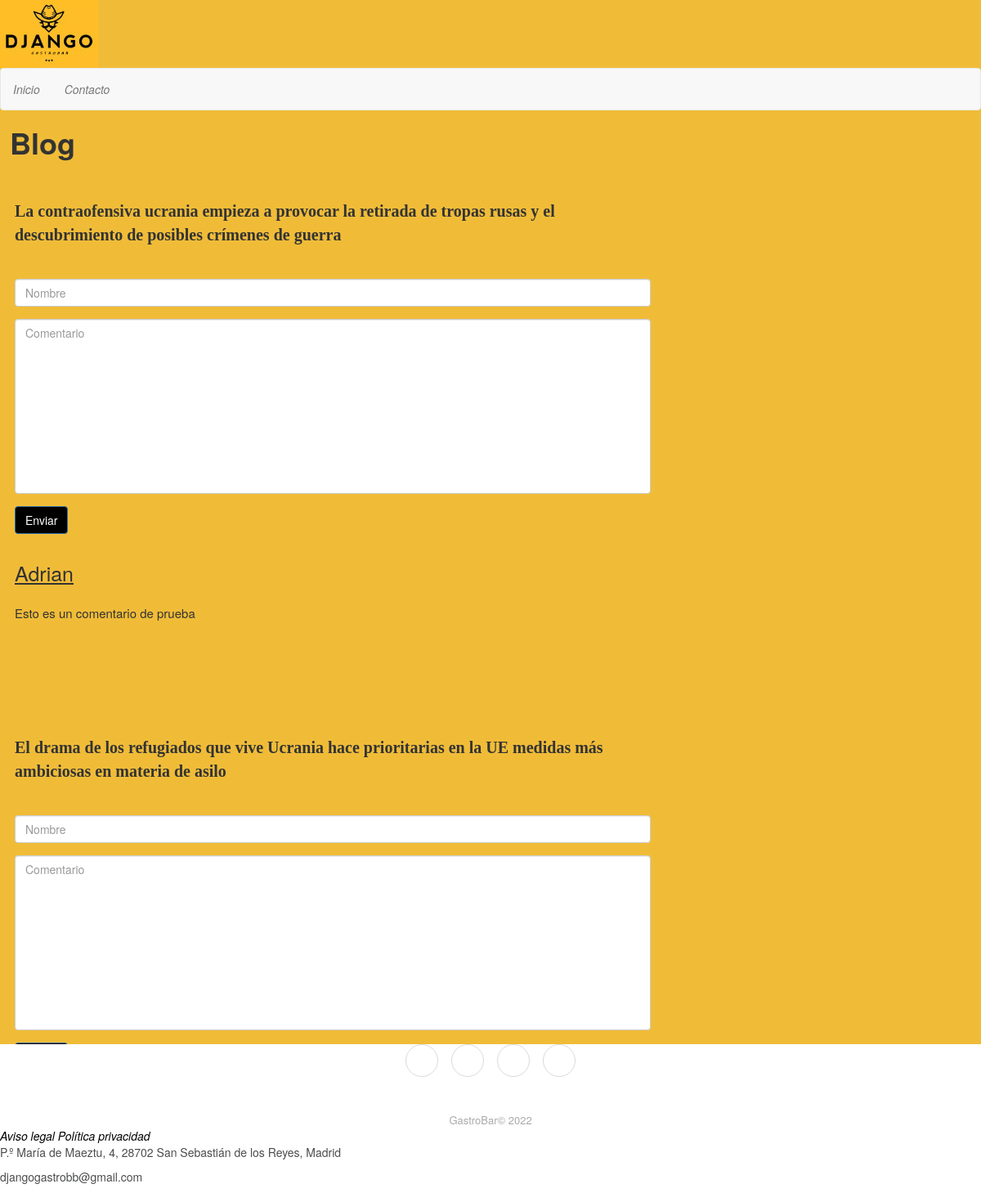
Page /gastroblog/ on the committed database.
### gastroblog/models.py (models this page shows)
class Article(models.Model):
    content = models.TextField(null = False, default = None)

class Comments(models.Model):
    article = models.ForeignKey(Article, on_delete=models.CASCADE, null = False, default = None)
    user = models.CharField(max_length = 20, null = False, default = None)
    comment = models.TextField(null = False, default = None)

### gastroblog/views.py (the view, shortened to what this page needs)
# urls.py: 2. Add a URL to urlpatterns:  path('blog/', include('blog.urls'))
def blog(request):
    form = CommentsForm()
    articles = Article.objects.all()
    comments = Comments.objects.all()
    context = {
        'form' : form,
        'articles' : articles,
        'comments' : comments
    }
    return render(request, 'blog.html', context)

### gastroblog/forms.py
class CommentsForm(forms.Form):
    user=forms.CharField(
        max_length=20,
        widget=forms.TextInput(attrs={
            "class" : "form-control",
            "placeholder" : "Nombre"
        }))
    comment = forms.CharField(
        widget=forms.Textarea(attrs={
            "class" : "form-control",
            "placeholder" : "Comentario"
        }))
    article_id = forms.CharField(
        widget=forms.TextInput())

### gastroblog/templates/blog.html (shortened to what this page needs)
{% extends 'mainBlog.html'%}
{% load static %}
{% block page_content2%}
<h1 class="title">Blog</h1>
<body class="blog">
<div class="row">
    <div class="col-md-8">
        {% for article in articles %}
            <div class="articulo" >
                {{article.content}}
            </div>
            <form action="/gastroblog/" method="post">
                <div class="form-group" >
                    {{form.user}}
                </div>
                <div class="form-group" >
                    {{form.comment}}
                </div>
                <button type="submit" class="btn btn-primary" >Enviar</button>
            </form>
            <div>
                {% for comment in comments %}
                    {% if comment.article_id == article.pk %}
                        <div class="user">
                            {{comment.user}}
                        </div>
                        <div class="comment">
                            {{comment.comment}}
                        </div>
                    {% endif %}
                {% endfor %}
            </div>
        </body>
        {% endfor %}
{%endblock%}

### django_gastrobar/static/css/general.css (style rules this page uses)
html { min-height: 100%; position: relative; }
body { background-color: #f0bc38; margin-bottom: 150px; }
h1 { font-weight: bold; }
button[type=submit] { background-color: black; }
.title { padding-left: 12px; }
.row { padding-left: 18px; }
.articulo { font-weight: bold; font-size: 20px; font-family:Cambria, Cochin, Georgia, Times, 'Times New Roman', serif; margin-bottom: 40px; padding-top: 40px; color: inherit; }
.form-control { resize: none; }
.user { text-decoration:underline; font-size: 25px; margin-bottom: 20px; padding-top: 30px; color: inherit; }
.comment { text-decoration:solid; font-size: 15px; margin-bottom: 100px; color: inherit; }

### rows in the picture
Article: content "La contraofensiva ucrania empieza a provocar la retirada de tropas rusas y el descubrimiento de posibles crímenes de guerra"
Comments: user "Adrian", comment "Esto es un comentario de prueba"
Article: content "El drama de los refugiados que vive Ucrania hace prioritarias en la UE medidas más ambiciosas en materia de asilo"
